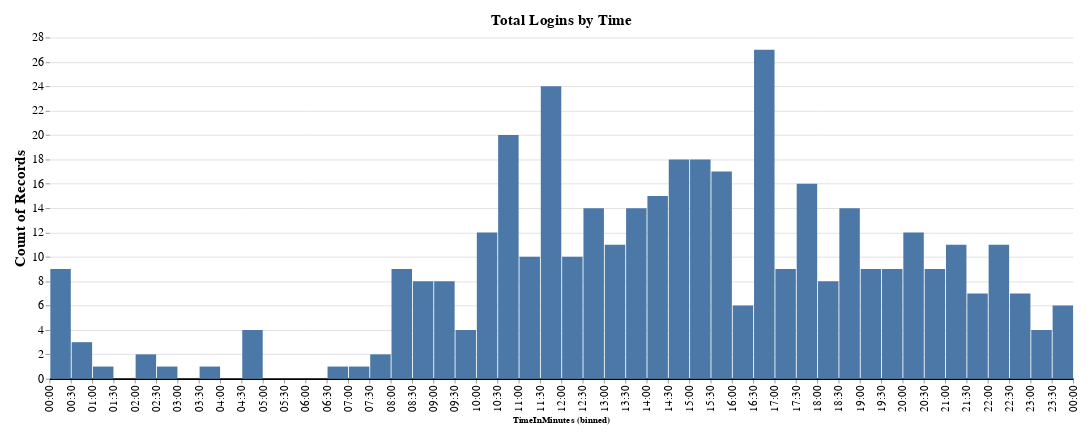

The notebook cell saved with this chart:
### Markdown cell above
### Logins in Total
This chart shows all the logins in total.

### Code cell
login_datetime_df = pd.read_csv("data/final_data/ip_logs.csv")
login_datetime_df["Date"] = login_datetime_df["Date"].astype("datetime64[ns]")

login_datetime_df["TimeInMinutes"] = login_datetime_df["Date"].map(dt_to_min)

chart_login_total = alt.Chart(login_datetime_df).mark_bar().encode(
    x=alt.X("TimeInMinutes:Q", bin=alt.Bin(step=30), axis=alt.Axis(tickCount=48, labelAngle=-90, labelExpr="utcFormat(utcParse(datum.value >= 60 ? floor(datum.value / 60) + ':' + datum.value % 60 : '0:' + datum.value, '%H:%M'), '%H:%M')")), 
    y=alt.Y("count()"),
    tooltip=["count()"],  # Show the count when hovering over the bar
).properties(
    width=1200,
    height=400,
    title="Total Logins by Time",
)

chart_login_total = chart_login_total.configure(
    padding={"left": 15, "right": 15, "top": 15, "bottom": 15},
    title={"fontSize": 18},
).configure_view(
    stroke=None,
).configure_axisX(
    labelFontSize=13,
    grid=False,  # Remove the grid
    domainWidth=2,  # Set the width of the axis line
    domainColor="#000"  # Set the color of the axis line
).configure_axisY(
    labelFontSize=14,
    titleFontSize=18,
    domain=False,  # Remove the axis line
)

# Save the chart
chart_login_total.save("figures/login_times/altair_login_total.html")
# chart_login_total.save("figures/login_times/altair_login_total.png")

chart_login_total

### Figure 1 — Vega-Lite specification as saved in the notebook (floating-point values rounded to 4 significant figures; data arrays with more than 128 entries replaced by an {"elided": "..."} marker saying what was removed)
{"config": {"view": {"continuousWidth": 300, "continuousHeight": 300, "stroke": null}, "axisX": {"domainColor": "#000", "domainWidth": 2, "grid": false, "labelFontSize": 13}, "axisY": {"domain": false, "labelFontSize": 14, "titleFontSize": 18}, "padding": {"left": 15, "right": 15, "top": 15, "bottom": 15}, "title": {"fontSize": 18}}, "data": {"name": "data-ba3a47e0b683c2e5574d94c2398f618b"}, "mark": {"type": "bar"}, "encoding": {"tooltip": [{"aggregate": "count", "type": "quantitative"}], "x": {"axis": {"labelAngle": -90, "labelExpr": "utcFormat(utcParse(datum.value >= 60 ? floor(datum.value / 60) + ':' + datum.value % 60 : '0:' + datum.value, '%H:%M'), '%H:%M')", "tickCount": 48}, "bin": {"step": 30}, "field": "TimeInMinutes", "type": "quantitative"}, "y": {"aggregate": "count", "type": "quantitative"}}, "height": 400, "title": "Total Logins by Time", "width": 1200, "$schema": "https://vega.github.io/schema/vega-lite/v5.15.1.json", "datasets": {"data-ba3a47e0b683c2e5574d94c2398f618b": {"elided": "402 records"}}}
